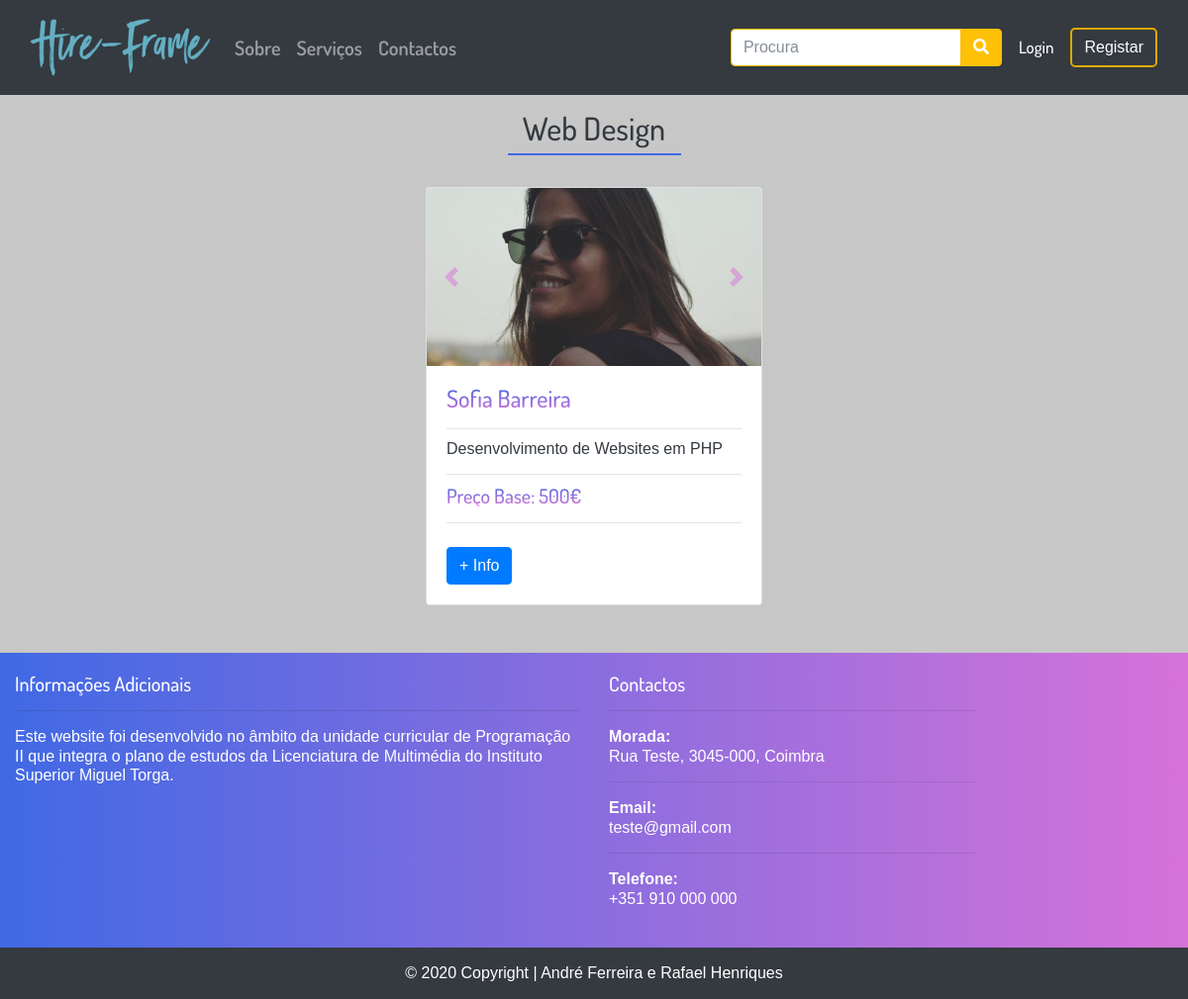
Page /index.php?op=subarea&id=13 on the committed database.
### tables this page shows
CREATE TABLE IF NOT EXISTS `subarea` (
  `id_subarea` int(11) NOT NULL AUTO_INCREMENT,
  `nome` varchar(50) NOT NULL,
  `data` datetime NOT NULL DEFAULT CURRENT_TIMESTAMP ON UPDATE CURRENT_TIMESTAMP,
  `id_area` int(11) NOT NULL,
  `img_subarea` varchar(255) NOT NULL,
  PRIMARY KEY (`id_subarea`),
  KEY `fk_id_area_area` (`id_area`)
);

CREATE TABLE IF NOT EXISTS `servico` (
  `id_utilizador` int(11) NOT NULL,
  `id_subarea` int(11) NOT NULL,
  `data` datetime NOT NULL DEFAULT CURRENT_TIMESTAMP ON UPDATE CURRENT_TIMESTAMP,
  `id_servico` int(11) NOT NULL AUTO_INCREMENT,
  `descricao` varchar(255) NOT NULL,
  PRIMARY KEY (`id_servico`),
  KEY `fk_id_utilizador_utilizador` (`id_utilizador`),
  KEY `fk_id_subarea_subarea` (`id_subarea`)
);

CREATE TABLE IF NOT EXISTS `utilizador` (
  `id_utilizador` int(11) NOT NULL AUTO_INCREMENT,
  `username` varchar(15) NOT NULL,
  `nome` varchar(150) NOT NULL,
  `id_genero` int(11) NOT NULL,
  `email` varchar(100) NOT NULL,
  `data_nascimento` date NOT NULL,
  `data` datetime NOT NULL DEFAULT CURRENT_TIMESTAMP ON UPDATE CURRENT_TIMESTAMP,
  `pass` varchar(255) NOT NULL,
  `tipo_utilizador` int(11) NOT NULL,
  `biografia` varchar(255) DEFAULT NULL,
  `imagem` varchar(255) DEFAULT NULL,
  `repor_pass` varchar(255) DEFAULT NULL,
  PRIMARY KEY (`id_utilizador`),
  UNIQUE KEY `id_area` (`id_utilizador`),
  UNIQUE KEY `username` (`username`),
  UNIQUE KEY `email` (`email`),
  KEY `fk_id_tipo_tipo_utilizador` (`tipo_utilizador`),
  KEY `fk_id_genero_genero_utilizador` (`id_genero`)
);

### inc/subarea.inc.php (the view, shortened to what this page needs)
<div class="container">
  <div class="container-fluid py-3">
    <header class="col-md-12 mb-4">
<?php require("db_projetofinal.php");
$id = $_REQUEST["id"];
$dados = $db->query("SELECT subarea.nome, subarea.id_area FROM subarea WHERE subarea.id_subarea = $id");
foreach ($dados as $linha)
      echo'<h2 class="text-center text-dark">'.$linha["nome"].'</h2>';
?>
      <span class="underline mb-3"></span>
    </header>
    <div class="row justify-content-center">
<?php
$db = new PDO("mysql:host=localhost; dbname=projetofinal; charset=utf8","root","");
$dados = $db->query("SELECT DISTINCT utilizador.nome, utilizador.id_utilizador, utilizador.imagem, servico.id_servico, servico.descricao, preco_servico.base FROM utilizador JOIN servico ON utilizador.id_utilizador = servico.id_utilizador JOIN subarea ON servico.id_subarea = subarea.id_subarea JOIN area ON subarea.id_area = area.id_area JOIN preco_servico ON servico.id_servico = preco_servico.id_servico WHERE subarea.id_subarea = $id");
if ($dados->rowCount() > 0){
foreach ($dados as $row) {
  echo '<div class="col-md-4 col-sm-6 col-xs-12 my-2">
          <div class="card">
            <div id="'.$row["id_servico"].'" class="carousel slide" data-ride="carousel">
              <div class="carousel-inner">
                <div class="carousel-item active">
                  <img src="'.$row["imagem"].'" class="card-img-top" alt="...">
                </div>
         ';
        echo'
        </div>
  <a class="carousel-control-prev" href="#'.$row["id_servico"].'" role="button" data-slide="prev">
  <span class="carousel-control-prev-icon" aria-hidden="true"></span>
  <span class="sr-only">Previous</span>
</a>
<a class="carousel-control-next" href="#'.$row["id_servico"].'" role="button" data-slide="next">
  <span class="carousel-control-next-icon" aria-hidden="true"></span>
  <span class="sr-only">Next</span>
</a>
</div>
                        <div class="card-body">
                            <h4 class="card-title grad-txt">'.$row["nome"].'</h4><hr>
                            <p class="text-dark card-subtitle">'.$row["descricao"].'</p><hr>
                            <h5 class="text-dark card-subtitle grad-txt">Preço Base: '.$row["base"].'€</h5><hr>
                            <a href="index.php?op=servicepage&id_utilizador='.$row["id_utilizador"].'&id_service='.$row["id_servico"].'" class="btn btn-primary mt-2">+ Info</a>
                        </div>
                    </div>
                </div>';
}
  }
?>
            </div>
        </div>
    </div>

### css/costum.css (style rules this page uses)
* { margin: 0; padding: 0; font-size: 100%; border: none; outline: none; line-height: 1.22; color: #fff; box-sizing: border-box; font-family: 'Dosis', sans-serif; }
body { background-repeat: no-repeat; background-position: center center; background-attachment: fixed; background-color: #c7c7c7; }
.grad-txt { background: -webkit-linear-gradient(#4069E4 , #D672D9); -webkit-background-clip: text; -webkit-text-fill-color: transparent; }
a, a:hover, a:focus, .footer-copyright>a:hover { text-decoration: none; color: #6c757d; }
.underline { content: ''; border-top: 2px solid #4069E4; width: 175px; display: block; margin-bottom: 8px; margin: 0 auto; }
.card-img-top { width: 100%; height: 15vw; object-fit: cover; }

### rows in the picture
subarea: nome "Web Design"
servico: id_utilizador.imagem (picture), id_utilizador.nome "Sofia Barreira", descricao "Desenvolvimento de Websites em PHP", base "500"
